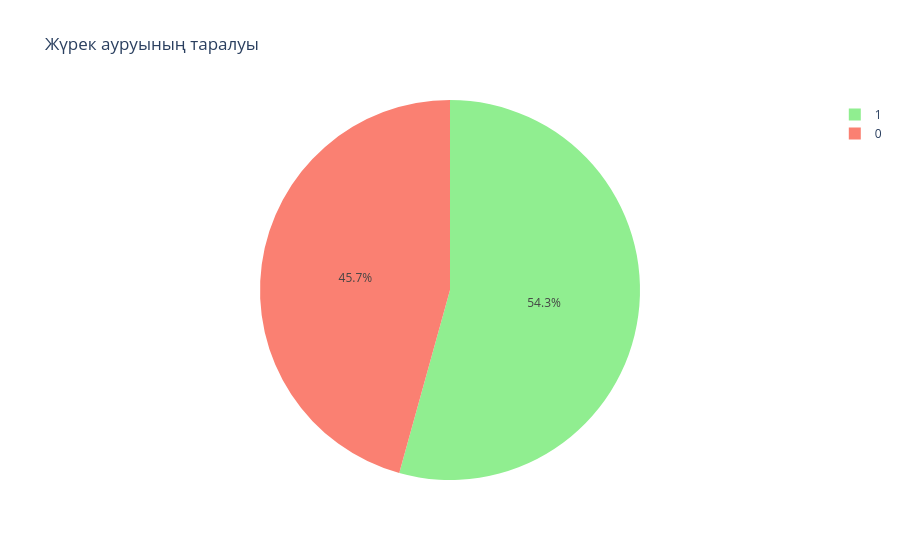

The cell this chart's notebook holds for it:
### Code cell
fig = px.pie(data, names='target',
             title='Жүрек ауруының таралуы',
             color_discrete_sequence=['lightgreen', 'salmon'])
fig.show()

### Figure 1 — Plotly figure (JSON) as saved in the notebook; plotly's stock layout.template omitted (floating-point values rounded to 4 significant figures; data arrays with more than 128 entries replaced by an {"elided": "..."} marker saying what was removed)
{"data": [{"domain": {"x": [0, 1], "y": [0, 1]}, "hovertemplate": "target=%{label}<extra></extra>", "labels": {"elided": "302 int values"}, "legendgroup": "", "name": "", "showlegend": true, "type": "pie"}], "layout": {"legend": {"tracegroupgap": 0}, "piecolorway": ["lightgreen", "salmon"], "title": {"text": "Жүрек ауруының таралуы"}}}
